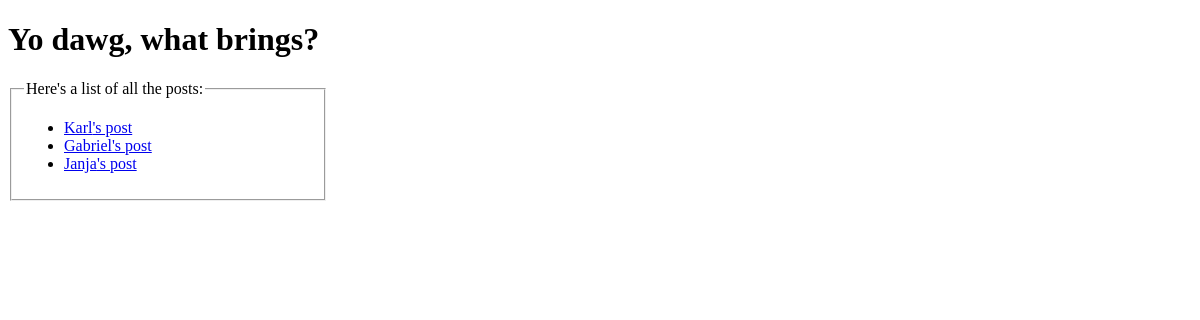
The page /opinions/ on the database as committed earlier.
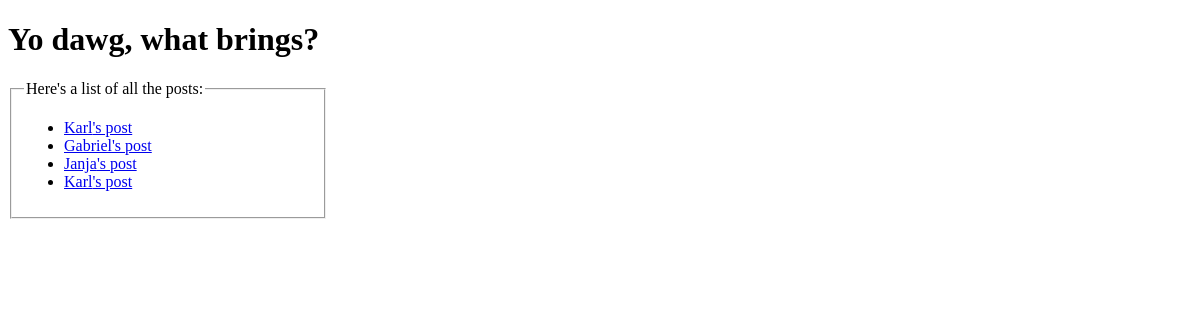
The same page on the database as committed later.
### opinions/models.py (models this page shows, shortened)
class Post(models.Model):
    author = models.CharField(max_length=50)
    post_text = models.TextField(max_length=500)
    pub_date = models.DateTimeField(default=timezone.now)
    is_deleted = models.DateTimeField(null=True, blank=True, default=None)

### opinions/views.py (the view)
# urls.py: path('', views.index, name='index'),
def index(request):
    post_list = Post.objects.all().filter(is_deleted=None)
    context = {'post_list':post_list}
    return render(request, 'opinions/index.html', context)

### opinions/templates/opinions/index.html (shortened to what this page needs)
<!DOCTYPE html>
<html>
    <head>
    </head>
    <body>
        <h1>Yo dawg, what brings?</h1>
        <div class="x">
          <fieldset>
            <legend>Here's a list of all the posts:</legend>
            {% if post_list %}
                <ul>
                {% for post in post_list %}
                    <li><a href="{% url 'detail' post.id %}">{{ post.author }}'s post</a></li>
                {% endfor %}
                </ul>
            {% else %}
                <p>No posts to show.</p>
            {% endif %}
          </fieldset>
        </div>
    </body>
</html>

### opinions/templates/opinions/index.html (style rules this page uses)
div.x { max-width: 20em; }

Rows that differ between the two databases and show on the page:
added Post: author "Karl"
